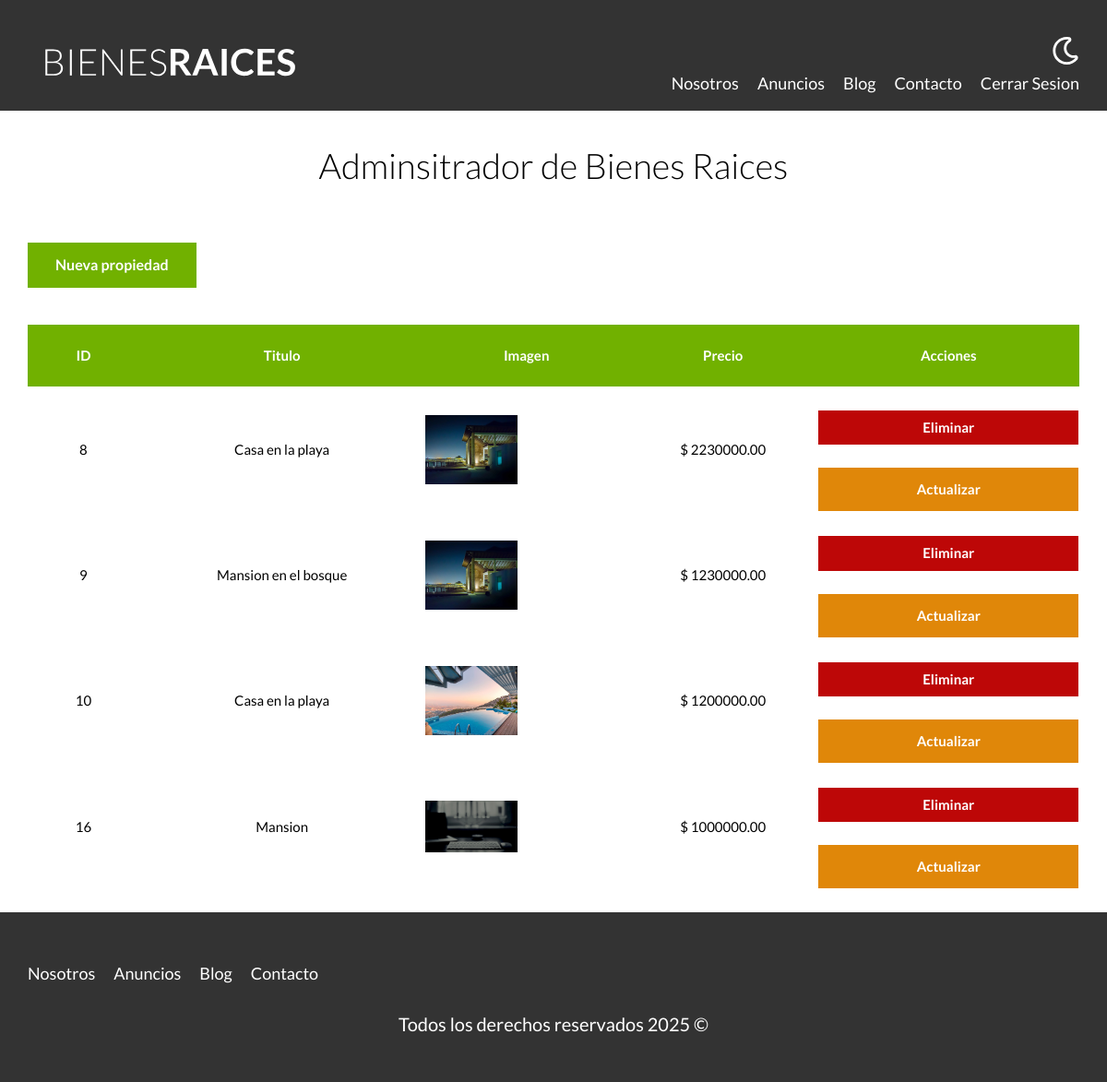
Page /bienesraices/bienesraices/admin/index.php (signed in) on the committed database.
### tables this page shows
CREATE TABLE `propiedades` (
  `id` int NOT NULL AUTO_INCREMENT,
  `titulo` varchar(45) DEFAULT NULL,
  `precio` decimal(10,2) DEFAULT NULL,
  `imagen` varchar(200) DEFAULT NULL,
  `descripcion` longtext,
  `habitaciones` int DEFAULT NULL,
  `wc` int DEFAULT NULL,
  `estacionamiento` int DEFAULT NULL,
  `creado` date DEFAULT NULL,
  `vendedorId` int NOT NULL,
  PRIMARY KEY (`id`),
  KEY `fk_propiedades_vendedores_idx` (`vendedorId`),
  CONSTRAINT `fk_propiedades_vendedores` FOREIGN KEY (`vendedorId`) REFERENCES `vendedores` (`id`)
);

### bienesraices/bienesraices/admin/index.php (the view, shortened to what this page needs)
<?php
    $db = conectarDB();
    $query = "SELECT * FROM propiedades";
    $resultadoConsulta = mysqli_query($db, $query);
?>
    <main class="contenedor seccion">
        <h1>Adminsitrador de Bienes Raices</h1>
        <a href="/admin/propiedades/crear.php" class="boton boton-verde">Nueva propiedad</a>
        <table class="propiedades tabla-admin">
            <thead>
                <tr>
                    <th>ID</th>
                    <th>Titulo</th>
                    <th>Imagen</th>
                    <th>Precio</th>
                    <th>Acciones</th>
                </tr>
            </thead>
            <tbody>
                <?php while($propiedad = mysqli_fetch_assoc($resultadoConsulta)): ?>
                <tr>
                    <td> <?php echo $propiedad['id']; ?> </td>
                    <td> <?php echo $propiedad['titulo']; ?> </td>
                    <td> <img src="/imagenes/<?php echo $propiedad['imagen']; ?>" class="imagen-tabla"> </td>
                    <td>$ <?php echo $propiedad['precio']; ?></td>
                    <td>
                        <form method="POST" class="w-100">
                            <input type="submit" class="boton-rojo-block" value="Eliminar">
                        </form>
                        <a href="admin/propiedades/actualizar.php?id=<?php echo $propiedad['id']; ?>" class="boton-amarillo-block">Actualizar</a>
                    </td>
                </tr>
                <?php endwhile; ?>
            </tbody>
        </table>
    </main>

### bienesraices/bienesraices/build/css/app.css (style rules this page uses)
html { -webkit-text-size-adjust:100%;line-height:1.15 }
body { margin:0 }
main { display:block }
h1 { font-size:2em;margin:.67em 0 }
a { background-color:transparent }
img { border-style:none }
button,input,optgroup,select,textarea { font-family:inherit;font-size:100%;line-height:1.15;margin:0 }
button,input { overflow:visible }
[type=button],[type=reset],[type=submit],button { -webkit-appearance:button }
html { box-sizing:border-box;font-size:62.5% }
*,:after,:before { box-sizing:inherit }
body { font-family:Lato,sans-serif;font-size:1.6rem;line-height:1.8 }
.contenedor { margin:0 auto;max-width:120rem;width:95% }
a { text-decoration:none }
img,picture { display:block;width:100% }
h1,h2,h3 { font-family:Lato,sans-serif;font-weight:300;margin:2.5rem 0;text-align:center }
h1 { font-size:3.8rem }
.seccion { margin-bottom:2.5rem;margin-top:2.5rem }
.w-100 { width:100% }
.boton-amarillo-block { background-color:#e08709;border:none;color:#fff;display:block;font-weight:700;margin-top:2.5rem;padding:1rem 3rem;text-align:center;text-decoration:none }
.boton-verde { background-color:#71b100;border:none;color:#fff;display:inline-block;font-weight:700;margin-top:2.5rem;padding:1rem 3rem;text-align:center;text-decoration:none }
.boton-rojo-block { background-color:#bd0707;border:none;color:#fff;display:block;font-weight:700;margin-top:2.5rem;padding:1rem 3rem;text-align:center;text-decoration:none;width:100% }
table.propiedades { border-spacing:0;font-size:1.5rem;margin-top:4rem;text-align:center;width:100% }
table.propiedades thead { background-color:#71b100 }
table.propiedades thead th { color:#fff;padding:2rem }
table.propiedades .imagen-tabla { width:10rem }

### rows in the picture
propiedades: id "8", titulo "Casa en la playa", imagen (picture), precio "2230000.00"
propiedades: id "9", titulo "Mansion en el bosque", imagen (picture), precio "1230000.00"
propiedades: id "10", titulo "Casa en la playa", imagen (picture), precio "1200000.00"
propiedades: id "16", titulo "Mansion", imagen (picture), precio "1000000.00"
